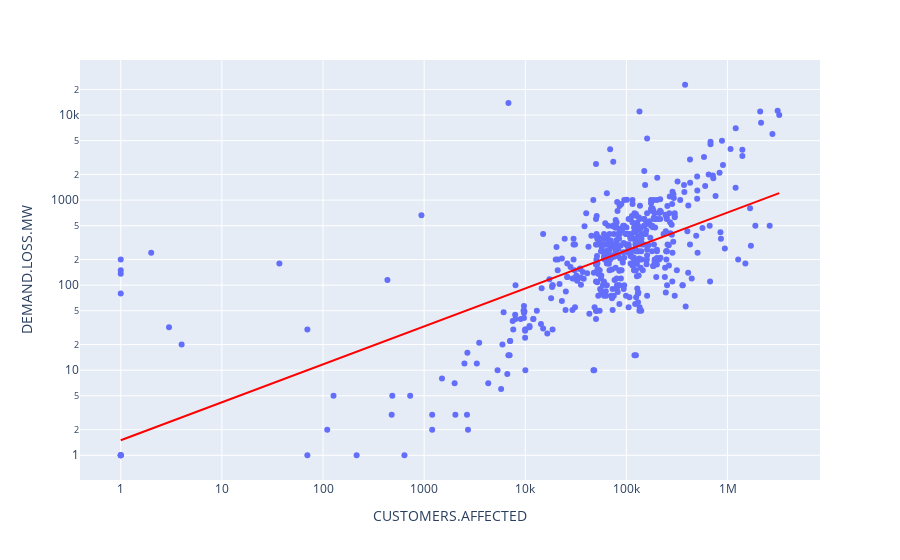

Notebook cell for this chart:
### Code cell
no_zeros = cleaned.drop(
    cleaned[
        (cleaned["DEMAND.LOSS.MW"] <= 0) & (cleaned["CUSTOMERS.AFFECTED"] <= 0)
    ].index
)

no_zeros[["DEMAND.LOSS.MW", "CUSTOMERS.AFFECTED"]].dropna().plot(
    kind="scatter",
    x="CUSTOMERS.AFFECTED",
    y="DEMAND.LOSS.MW",
    log_x=True,
    log_y=True,
    trendline="ols",
    trendline_color_override="red",
    trendline_options=dict(log_x=True, log_y=True),
)

### Figure 1 — Plotly figure (JSON) as saved in the notebook; plotly's stock layout.template omitted (floating-point values rounded to 4 significant figures; data arrays with more than 128 entries replaced by an {"elided": "..."} marker saying what was removed)
{"data": [{"hovertemplate": "CUSTOMERS.AFFECTED=%{x}<br>DEMAND.LOSS.MW=%{y}<extra></extra>", "legendgroup": "", "marker": {"color": "#636efa", "symbol": "circle"}, "mode": "markers", "name": "", "orientation": "v", "showlegend": false, "type": "scatter", "x": {"elided": "517 int values"}, "xaxis": "x", "y": {"elided": "517 int values"}, "yaxis": "y"}, {"hovertemplate": "<b>OLS trendline</b><br>log10(DEMAND.LOSS.MW) = 0.446256 * log10(CUSTOMERS.AFFECTED) + 0.176905<br>R<sup>2</sup>=0.419219<br><br>CUSTOMERS.AFFECTED=%{x}<br>DEMAND.LOSS.MW=%{y} <b>(trend)</b><extra></extra>", "legendgroup": "", "line": {"color": "red"}, "marker": {"color": "#636efa", "symbol": "circle"}, "mode": "lines", "name": "", "showlegend": false, "type": "scatter", "x": {"elided": "517 int values"}, "xaxis": "x", "y": {"elided": "517 float values"}, "yaxis": "y"}], "layout": {"legend": {"tracegroupgap": 0}, "margin": {"t": 60}, "xaxis": {"anchor": "y", "domain": [0, 1], "title": {"text": "CUSTOMERS.AFFECTED"}, "type": "log"}, "yaxis": {"anchor": "x", "domain": [0, 1], "title": {"text": "DEMAND.LOSS.MW"}, "type": "log"}}}
